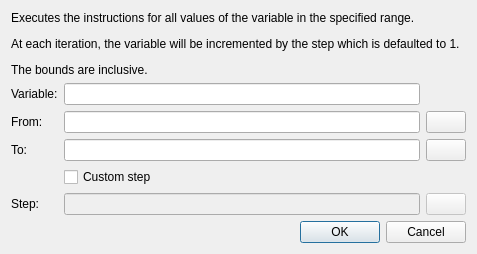
<?xml version="1.0" encoding="UTF-8"?>
<ui version="4.0">
 <class>AlgoForStmt</class>
 <widget class="QDialog" name="AlgoForStmt">
  <property name="windowModality">
   <enum>Qt::WindowModal</enum>
  </property>
  <property name="geometry">
   <rect>
    <x>0</x>
    <y>0</y>
    <width>477</width>
    <height>251</height>
   </rect>
  </property>
  <property name="windowTitle">
   <string>Define variable</string>
  </property>
  <property name="windowIcon">
   <iconset resource="../turing.qrc">
    <normaloff>:/action/media/settings.png</normaloff>:/action/media/settings.png</iconset>
  </property>
  <property name="modal">
   <bool>true</bool>
  </property>
  <layout class="QVBoxLayout" name="verticalLayout">
   <item>
    <widget class="QLabel" name="label">
     <property name="text">
      <string>&lt;html&gt;&lt;head/&gt;&lt;body&gt;&lt;p&gt;Executes the instructions for all values of the variable in the specified range.&lt;/p&gt;&lt;p&gt;At each iteration, the variable will be incremented by the step which is defaulted to 1. &lt;/p&gt;&lt;p&gt;The bounds are inclusive.&lt;/p&gt;&lt;/body&gt;&lt;/html&gt;</string>
     </property>
     <property name="wordWrap">
      <bool>true</bool>
     </property>
    </widget>
   </item>
   <item>
    <layout class="QGridLayout" name="gridLayout">
     <item row="1" column="1">
      <widget class="QLineEdit" name="txtFrom"/>
     </item>
     <item row="2" column="1">
      <widget class="QLineEdit" name="txtTo"/>
     </item>
     <item row="1" column="0">
      <widget class="QLabel" name="label_2">
       <property name="text">
        <string>From:</string>
       </property>
      </widget>
     </item>
     <item row="2" column="0">
      <widget class="QLabel" name="label_5">
       <property name="text">
        <string>To:</string>
       </property>
      </widget>
     </item>
     <item row="1" column="2">
      <widget class="QPushButton" name="btnCodeFrom">
       <property name="enabled">
        <bool>true</bool>
       </property>
       <property name="text">
        <string/>
       </property>
       <property name="icon">
        <iconset resource="../turing.qrc">
         <normaloff>:/action/media/edit_line.png</normaloff>:/action/media/edit_line.png</iconset>
       </property>
      </widget>
     </item>
     <item row="4" column="2">
      <widget class="QPushButton" name="btnCodeStep">
       <property name="enabled">
        <bool>false</bool>
       </property>
       <property name="text">
        <string/>
       </property>
       <property name="icon">
        <iconset resource="../turing.qrc">
         <normaloff>:/action/media/edit_line.png</normaloff>:/action/media/edit_line.png</iconset>
       </property>
      </widget>
     </item>
     <item row="4" column="1">
      <widget class="QLineEdit" name="txtStep">
       <property name="enabled">
        <bool>false</bool>
       </property>
      </widget>
     </item>
     <item row="4" column="0">
      <widget class="QLabel" name="label_3">
       <property name="text">
        <string>Step:</string>
       </property>
      </widget>
     </item>
     <item row="0" column="0">
      <widget class="QLabel" name="label_4">
       <property name="text">
        <string>Variable:</string>
       </property>
      </widget>
     </item>
     <item row="0" column="1">
      <widget class="QLineEdit" name="txtVariable"/>
     </item>
     <item row="3" column="1">
      <widget class="QCheckBox" name="cbxHasValue">
       <property name="text">
        <string>Custom step</string>
       </property>
      </widget>
     </item>
     <item row="2" column="2">
      <widget class="QPushButton" name="btnCodeTo">
       <property name="enabled">
        <bool>true</bool>
       </property>
       <property name="text">
        <string/>
       </property>
       <property name="icon">
        <iconset resource="../turing.qrc">
         <normaloff>:/action/media/edit_line.png</normaloff>:/action/media/edit_line.png</iconset>
       </property>
      </widget>
     </item>
    </layout>
   </item>
   <item>
    <widget class="QDialogButtonBox" name="buttonBox">
     <property name="orientation">
      <enum>Qt::Horizontal</enum>
     </property>
     <property name="standardButtons">
      <set>QDialogButtonBox::Cancel|QDialogButtonBox::Ok</set>
     </property>
    </widget>
   </item>
  </layout>
 </widget>
 <resources>
  <include location="../turing.qrc"/>
 </resources>
 <connections>
  <connection>
   <sender>buttonBox</sender>
   <signal>accepted()</signal>
   <receiver>AlgoForStmt</receiver>
   <slot>accept()</slot>
   <hints>
    <hint type="sourcelabel">
     <x>238</x>
     <y>172</y>
    </hint>
    <hint type="destinationlabel">
     <x>238</x>
     <y>96</y>
    </hint>
   </hints>
  </connection>
  <connection>
   <sender>buttonBox</sender>
   <signal>rejected()</signal>
   <receiver>AlgoForStmt</receiver>
   <slot>reject()</slot>
   <hints>
    <hint type="sourcelabel">
     <x>238</x>
     <y>172</y>
    </hint>
    <hint type="destinationlabel">
     <x>238</x>
     <y>96</y>
    </hint>
   </hints>
  </connection>
 </connections>
</ui>
